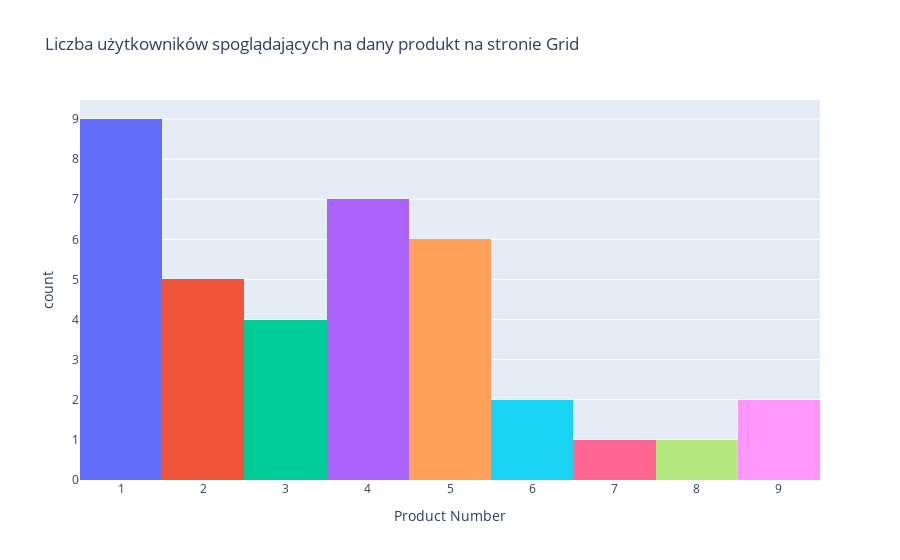
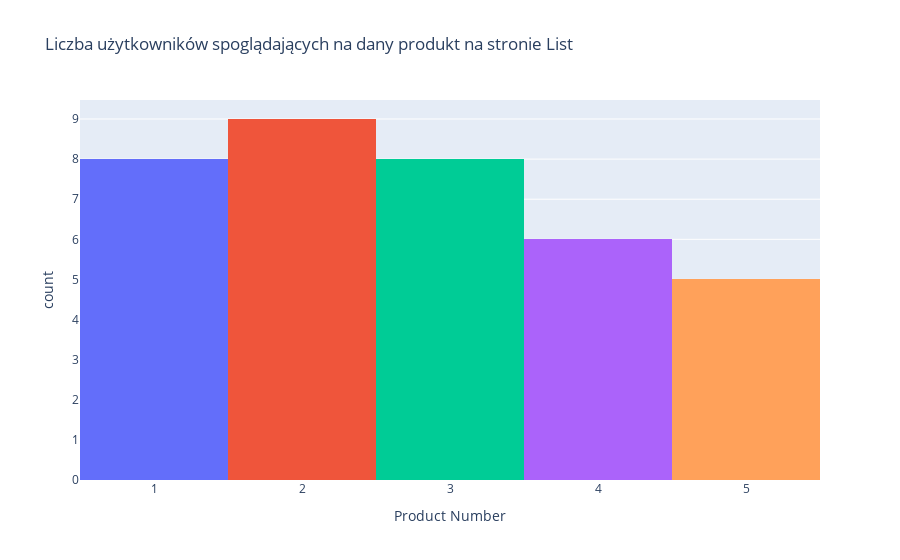
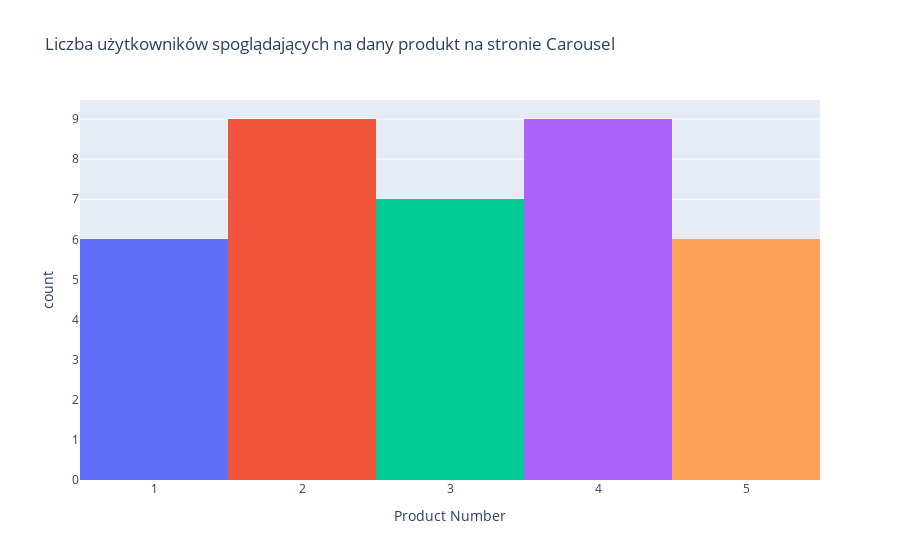

Notebook source saved alongside these figures, in order:
### Code cell
# Przygotowanie danych do wykresow
grid_data_to_histogram  = products[products["Stimulus"] == "Grid"].sort_values(by="Product Number")
list_data_to_histogram  = products[products["Stimulus"] == "List"].sort_values(by="Product Number")
carousel_data_to_histogram  = products[products["Stimulus"] == "Carousel"].sort_values(by="Product Number")

# Wyrysowanie wykresow
fig2 = px.histogram(grid_data_to_histogram, x='Product Number', color='Product Number', nbins=9,
                    title='Liczba użytkowników spoglądających na dany produkt na stronie Grid')

fig3 = px.histogram(list_data_to_histogram, x='Product Number', color='Product Number', nbins=5,
                    title='Liczba użytkowników spoglądających na dany produkt na stronie List')

fig4 = px.histogram(carousel_data_to_histogram, x='Product Number', color='Product Number', nbins=5,
                    title='Liczba użytkowników spoglądających na dany produkt na stronie Carousel')

fig2.update_layout(showlegend=False)    
fig3.update_layout(showlegend=False)    
fig4.update_layout(showlegend=False)    

fig2.show()
fig3.show()
fig4.show()

### Figure 1 — Plotly figure (JSON) as saved in the notebook; plotly's stock layout.template omitted (floating-point values rounded to 4 significant figures)
{"data": [{"alignmentgroup": "True", "bingroup": "x", "hovertemplate": "Product Number=%{x}<br>count=%{y}<extra></extra>", "legendgroup": "1", "marker": {"color": "#636efa", "pattern": {"shape": ""}}, "name": "1", "nbinsx": 9, "offsetgroup": "1", "orientation": "v", "showlegend": true, "x": [1, 1, 1, 1, 1, 1, 1, 1, 1], "xaxis": "x", "yaxis": "y", "type": "histogram"}, {"alignmentgroup": "True", "bingroup": "x", "hovertemplate": "Product Number=%{x}<br>count=%{y}<extra></extra>", "legendgroup": "2", "marker": {"color": "#EF553B", "pattern": {"shape": ""}}, "name": "2", "nbinsx": 9, "offsetgroup": "2", "orientation": "v", "showlegend": true, "x": [2, 2, 2, 2, 2], "xaxis": "x", "yaxis": "y", "type": "histogram"}, {"alignmentgroup": "True", "bingroup": "x", "hovertemplate": "Product Number=%{x}<br>count=%{y}<extra></extra>", "legendgroup": "3", "marker": {"color": "#00cc96", "pattern": {"shape": ""}}, "name": "3", "nbinsx": 9, "offsetgroup": "3", "orientation": "v", "showlegend": true, "x": [3, 3, 3, 3], "xaxis": "x", "yaxis": "y", "type": "histogram"}, {"alignmentgroup": "True", "bingroup": "x", "hovertemplate": "Product Number=%{x}<br>count=%{y}<extra></extra>", "legendgroup": "4", "marker": {"color": "#ab63fa", "pattern": {"shape": ""}}, "name": "4", "nbinsx": 9, "offsetgroup": "4", "orientation": "v", "showlegend": true, "x": [4, 4, 4, 4, 4, 4, 4], "xaxis": "x", "yaxis": "y", "type": "histogram"}, {"alignmentgroup": "True", "bingroup": "x", "hovertemplate": "Product Number=%{x}<br>count=%{y}<extra></extra>", "legendgroup": "5", "marker": {"color": "#FFA15A", "pattern": {"shape": ""}}, "name": "5", "nbinsx": 9, "offsetgroup": "5", "orientation": "v", "showlegend": true, "x": [5, 5, 5, 5, 5, 5], "xaxis": "x", "yaxis": "y", "type": "histogram"}, {"alignmentgroup": "True", "bingroup": "x", "hovertemplate": "Product Number=%{x}<br>count=%{y}<extra></extra>", "legendgroup": "6", "marker": {"color": "#19d3f3", "pattern": {"shape": ""}}, "name": "6", "nbinsx": 9, "offsetgroup": "6", "orientation": "v", "showlegend": true, "x": [6, 6], "xaxis": "x", "yaxis": "y", "type": "histogram"}, {"alignmentgroup": "True", "bingroup": "x", "hovertemplate": "Product Number=%{x}<br>count=%{y}<extra></extra>", "legendgroup": "7", "marker": {"color": "#FF6692", "pattern": {"shape": ""}}, "name": "7", "nbinsx": 9, "offsetgroup": "7", "orientation": "v", "showlegend": true, "x": [7], "xaxis": "x", "yaxis": "y", "type": "histogram"}, {"alignmentgroup": "True", "bingroup": "x", "hovertemplate": "Product Number=%{x}<br>count=%{y}<extra></extra>", "legendgroup": "8", "marker": {"color": "#B6E880", "pattern": {"shape": ""}}, "name": "8", "nbinsx": 9, "offsetgroup": "8", "orientation": "v", "showlegend": true, "x": [8], "xaxis": "x", "yaxis": "y", "type": "histogram"}, {"alignmentgroup": "True", "bingroup": "x", "hovertemplate": "Product Number=%{x}<br>count=%{y}<extra></extra>", "legendgroup": "9", "marker": {"color": "#FF97FF", "pattern": {"shape": ""}}, "name": "9", "nbinsx": 9, "offsetgroup": "9", "orientation": "v", "showlegend": true, "x": [9, 9], "xaxis": "x", "yaxis": "y", "type": "histogram"}], "layout": {"xaxis": {"anchor": "y", "domain": [0.0, 1.0], "title": {"text": "Product Number"}, "categoryorder": "array", "categoryarray": [1, 2, 3, 4, 5, 6, 7, 8, 9]}, "yaxis": {"anchor": "x", "domain": [0.0, 1.0], "title": {"text": "count"}}, "legend": {"title": {"text": "Product Number"}, "tracegroupgap": 0}, "title": {"text": "Liczba użytkowników spoglądających na dany produkt na stronie Grid"}, "barmode": "relative", "showlegend": false}}

### Figure 2 — Plotly figure (JSON) as saved in the notebook; plotly's stock layout.template omitted (floating-point values rounded to 4 significant figures)
{"data": [{"alignmentgroup": "True", "bingroup": "x", "hovertemplate": "Product Number=%{x}<br>count=%{y}<extra></extra>", "legendgroup": "1", "marker": {"color": "#636efa", "pattern": {"shape": ""}}, "name": "1", "nbinsx": 5, "offsetgroup": "1", "orientation": "v", "showlegend": true, "x": [1, 1, 1, 1, 1, 1, 1, 1], "xaxis": "x", "yaxis": "y", "type": "histogram"}, {"alignmentgroup": "True", "bingroup": "x", "hovertemplate": "Product Number=%{x}<br>count=%{y}<extra></extra>", "legendgroup": "2", "marker": {"color": "#EF553B", "pattern": {"shape": ""}}, "name": "2", "nbinsx": 5, "offsetgroup": "2", "orientation": "v", "showlegend": true, "x": [2, 2, 2, 2, 2, 2, 2, 2, 2], "xaxis": "x", "yaxis": "y", "type": "histogram"}, {"alignmentgroup": "True", "bingroup": "x", "hovertemplate": "Product Number=%{x}<br>count=%{y}<extra></extra>", "legendgroup": "3", "marker": {"color": "#00cc96", "pattern": {"shape": ""}}, "name": "3", "nbinsx": 5, "offsetgroup": "3", "orientation": "v", "showlegend": true, "x": [3, 3, 3, 3, 3, 3, 3, 3], "xaxis": "x", "yaxis": "y", "type": "histogram"}, {"alignmentgroup": "True", "bingroup": "x", "hovertemplate": "Product Number=%{x}<br>count=%{y}<extra></extra>", "legendgroup": "4", "marker": {"color": "#ab63fa", "pattern": {"shape": ""}}, "name": "4", "nbinsx": 5, "offsetgroup": "4", "orientation": "v", "showlegend": true, "x": [4, 4, 4, 4, 4, 4], "xaxis": "x", "yaxis": "y", "type": "histogram"}, {"alignmentgroup": "True", "bingroup": "x", "hovertemplate": "Product Number=%{x}<br>count=%{y}<extra></extra>", "legendgroup": "5", "marker": {"color": "#FFA15A", "pattern": {"shape": ""}}, "name": "5", "nbinsx": 5, "offsetgroup": "5", "orientation": "v", "showlegend": true, "x": [5, 5, 5, 5, 5], "xaxis": "x", "yaxis": "y", "type": "histogram"}], "layout": {"xaxis": {"anchor": "y", "domain": [0.0, 1.0], "title": {"text": "Product Number"}, "categoryorder": "array", "categoryarray": [1, 2, 3, 4, 5]}, "yaxis": {"anchor": "x", "domain": [0.0, 1.0], "title": {"text": "count"}}, "legend": {"title": {"text": "Product Number"}, "tracegroupgap": 0}, "title": {"text": "Liczba użytkowników spoglądających na dany produkt na stronie List"}, "barmode": "relative", "showlegend": false}}

### Figure 3 — Plotly figure (JSON) as saved in the notebook; plotly's stock layout.template omitted (floating-point values rounded to 4 significant figures)
{"data": [{"alignmentgroup": "True", "bingroup": "x", "hovertemplate": "Product Number=%{x}<br>count=%{y}<extra></extra>", "legendgroup": "1", "marker": {"color": "#636efa", "pattern": {"shape": ""}}, "name": "1", "nbinsx": 5, "offsetgroup": "1", "orientation": "v", "showlegend": true, "x": [1, 1, 1, 1, 1, 1], "xaxis": "x", "yaxis": "y", "type": "histogram"}, {"alignmentgroup": "True", "bingroup": "x", "hovertemplate": "Product Number=%{x}<br>count=%{y}<extra></extra>", "legendgroup": "2", "marker": {"color": "#EF553B", "pattern": {"shape": ""}}, "name": "2", "nbinsx": 5, "offsetgroup": "2", "orientation": "v", "showlegend": true, "x": [2, 2, 2, 2, 2, 2, 2, 2, 2], "xaxis": "x", "yaxis": "y", "type": "histogram"}, {"alignmentgroup": "True", "bingroup": "x", "hovertemplate": "Product Number=%{x}<br>count=%{y}<extra></extra>", "legendgroup": "3", "marker": {"color": "#00cc96", "pattern": {"shape": ""}}, "name": "3", "nbinsx": 5, "offsetgroup": "3", "orientation": "v", "showlegend": true, "x": [3, 3, 3, 3, 3, 3, 3], "xaxis": "x", "yaxis": "y", "type": "histogram"}, {"alignmentgroup": "True", "bingroup": "x", "hovertemplate": "Product Number=%{x}<br>count=%{y}<extra></extra>", "legendgroup": "4", "marker": {"color": "#ab63fa", "pattern": {"shape": ""}}, "name": "4", "nbinsx": 5, "offsetgroup": "4", "orientation": "v", "showlegend": true, "x": [4, 4, 4, 4, 4, 4, 4, 4, 4], "xaxis": "x", "yaxis": "y", "type": "histogram"}, {"alignmentgroup": "True", "bingroup": "x", "hovertemplate": "Product Number=%{x}<br>count=%{y}<extra></extra>", "legendgroup": "5", "marker": {"color": "#FFA15A", "pattern": {"shape": ""}}, "name": "5", "nbinsx": 5, "offsetgroup": "5", "orientation": "v", "showlegend": true, "x": [5, 5, 5, 5, 5, 5], "xaxis": "x", "yaxis": "y", "type": "histogram"}], "layout": {"xaxis": {"anchor": "y", "domain": [0.0, 1.0], "title": {"text": "Product Number"}, "categoryorder": "array", "categoryarray": [1, 2, 3, 4, 5]}, "yaxis": {"anchor": "x", "domain": [0.0, 1.0], "title": {"text": "count"}}, "legend": {"title": {"text": "Product Number"}, "tracegroupgap": 0}, "title": {"text": "Liczba użytkowników spoglądających na dany produkt na stronie Carousel"}, "barmode": "relative", "showlegend": false}}
